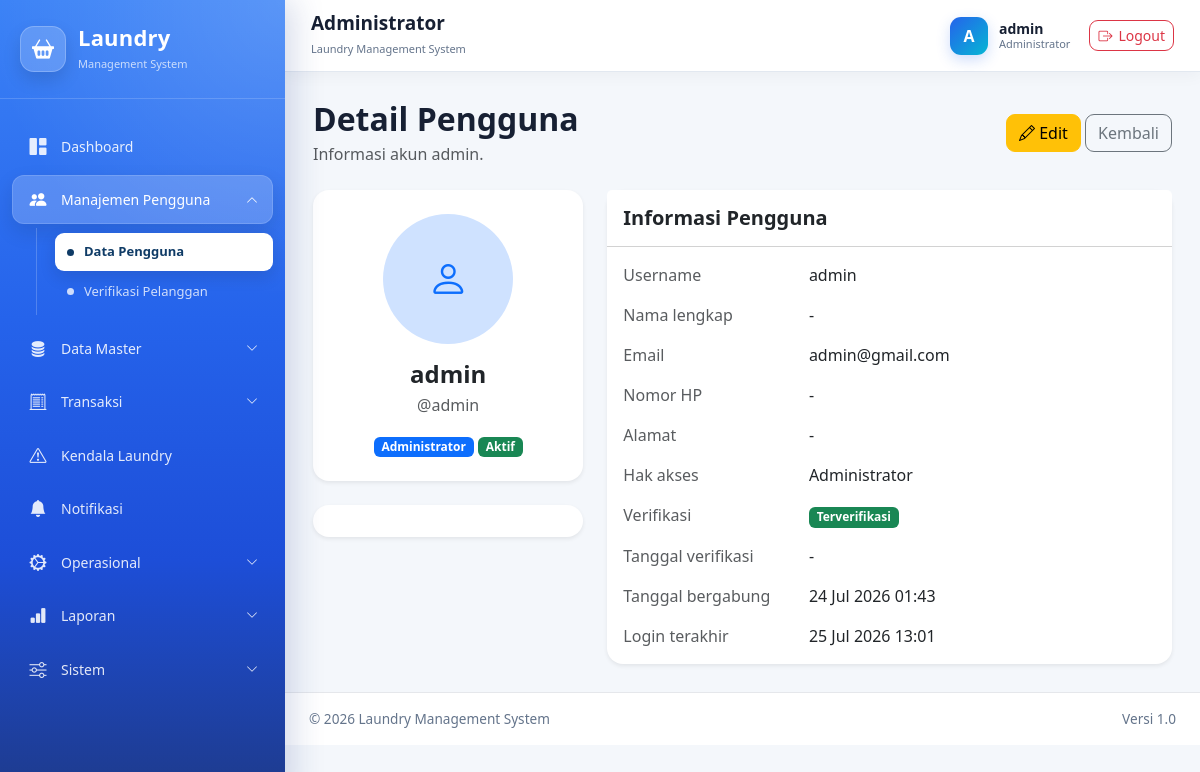
The app's page /administrator/pengguna/1/ (signed in), older data.
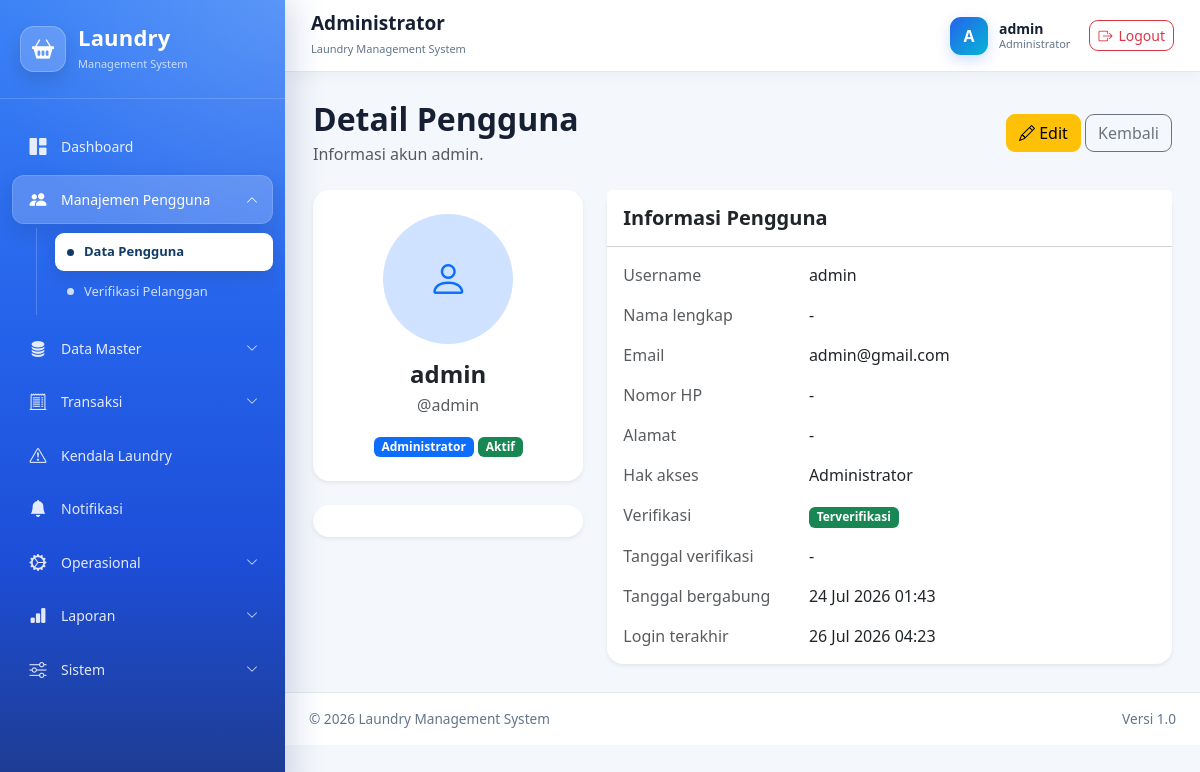
The same page, newer data.
### administrator/models.py (models this page shows, shortened)
class User(AbstractUser):
    class Role(models.TextChoices):
        ADMINISTRATOR = "administrator", "Administrator"
        KASIR = "kasir", "Kasir"
        PETUGAS_LAUNDRY = "petugaslaundry", "Petugas Laundry"
        PELANGGAN = "pelanggan", "Pelanggan"
    role = models.CharField(
        max_length=30,
        choices=Role.choices,
        default=Role.PELANGGAN,
        db_index=True,
        verbose_name="Hak akses",
    )
    nomor_hp = models.CharField(
        max_length=20,
        unique=True,
        verbose_name="Nomor HP",
    )
    alamat = models.TextField(
        blank=True,
        verbose_name="Alamat",
    )
    foto = models.ImageField(
        upload_to="pengguna/foto/",
        blank=True,
        null=True,
        verbose_name="Foto",
    )
    is_verified = models.BooleanField(
        default=False,
        db_index=True,
        verbose_name="Terverifikasi",
        help_text="Pelanggan harus diverifikasi administrator sebelum dapat login.",
    )
    verified_at = models.DateTimeField(
        blank=True,
        null=True,
        verbose_name="Waktu verifikasi",
    )
    verified_by = models.ForeignKey(
        "self",
        on_delete=models.SET_NULL,
        blank=True,
        null=True,
        related_name="pengguna_diverifikasi",
        verbose_name="Diverifikasi oleh",
    )
    email = models.EmailField(
        unique=True,
        verbose_name="Email",
    )
    class Meta:
        verbose_name = "Pengguna"
        verbose_name_plural = "Data Pengguna"
        ordering = ["username"]
    def verifikasi(self, administrator):
        """
        Memverifikasi akun pelanggan.
        """
        self.is_verified = True
        self.is_active = True
        self.verified_at = timezone.now()
        self.verified_by = administrator
        self.save(
            update_fields=[
                "is_verified",
                "is_active",
                "verified_at",
                "verified_by",
            ]
        )

### administrator/views_user.py (the view)
@administrator_required
def user_detail(request, pk):
    user_obj = get_object_or_404(
        User,
        pk=pk,
    )
    context = {
        "user_obj": user_obj,
    }
    return render(
        request,
        "administrator/users/user_detail.html",
        context,
    )

### templates/administrator/users/user_detail.html (shortened to what this page needs)
{% extends "base.html" %}
{% block content %}
<div class="d-flex flex-wrap justify-content-between align-items-center mb-4">
    <div>
        <h2 class="fw-bold mb-1">
            Detail Pengguna
        </h2>
        <p class="text-muted mb-0">
            Informasi akun {{ user_obj.username }}.
        </p>
    </div>
    <div class="mt-3 mt-md-0">
        <a
            href="{% url 'administrator:user_update' user_obj.pk %}"
            class="btn btn-warning"
        >
            <i class="bi bi-pencil"></i>
            Edit
        </a>
        <a
            href="{% url 'administrator:user_list' %}"
            class="btn btn-outline-secondary"
        >
            Kembali
        </a>
    </div>
</div>
<div class="row g-4">
    <div class="col-lg-4">
        <div class="card border-0 shadow-sm text-center">
            <div class="card-body p-4">
                {% if user_obj.foto %}
                    <img
                        src="{{ user_obj.foto.url }}"
                        alt="{{ user_obj.username }}"
                        class="rounded-circle mb-3"
                        width="130"
                        height="130"
                        style="object-fit: cover;"
                    >
                {% else %}
                    <div
                        class="rounded-circle bg-primary-subtle text-primary d-flex align-items-center justify-content-center mx-auto mb-3"
                        style="width: 130px; height: 130px;"
                    >
                        <i class="bi bi-person fs-1"></i>
                    </div>
                {% endif %}
                <h4 class="fw-bold mb-1">
                    {{ user_obj.get_full_name|default:user_obj.username }}
                </h4>
                <p class="text-muted">
                    @{{ user_obj.username }}
                </p>
                <span class="badge bg-primary">
                    {{ user_obj.get_role_display }}
                </span>
                {% if user_obj.is_active %}
                    <span class="badge bg-success">
                        Aktif
                    </span>
                {% else %}
                    <span class="badge bg-secondary">
                        Nonaktif
                    </span>
                {% endif %}
            </div>
        </div>
        <div class="card border-0 shadow-sm mt-4">
            <div class="card-body">
            </div>
        </div>
    </div>
    <div class="col-lg-8">
        <div class="card border-0 shadow-sm">
            <div class="card-header bg-white py-3">
                <h5 class="fw-bold mb-0">
                    Informasi Pengguna
                </h5>
            </div>
            <div class="card-body">
                <div class="row mb-3">
                    <div class="col-sm-4 text-muted">
                        Username
                    </div>
                    <div class="col-sm-8">
                        {{ user_obj.username }}
                    </div>
                </div>
                <div class="row mb-3">
                    <div class="col-sm-4 text-muted">
                        Nama lengkap
                    </div>
                    <div class="col-sm-8">
                        {{ user_obj.get_full_name|default:"-" }}
                    </div>
                </div>
                <div class="row mb-3">
                    <div class="col-sm-4 text-muted">
                        Email
                    </div>
                    <div class="col-sm-8">
                        {{ user_obj.email|default:"-" }}
                    </div>
                </div>
                <div class="row mb-3">
                    <div class="col-sm-4 text-muted">
                        Nomor HP
                    </div>
                    <div class="col-sm-8">
                        {{ user_obj.nomor_hp|default:"-" }}
                    </div>
                </div>
                <div class="row mb-3">
                    <div class="col-sm-4 text-muted">
                        Alamat
                    </div>
                    <div class="col-sm-8">
                        {{ user_obj.alamat|default:"-"|linebreaksbr }}
                    </div>
                </div>
                <div class="row mb-3">
                    <div class="col-sm-4 text-muted">
                        Hak akses
                    </div>
                    <div class="col-sm-8">
                        {{ user_obj.get_role_display }}
                    </div>
                </div>
                <div class="row mb-3">
                    <div class="col-sm-4 text-muted">
                        Verifikasi
                    </div>
                    <div class="col-sm-8">
                        {% if user_obj.is_verified %}
                            <span class="badge bg-success">
                                Terverifikasi
                            </span>
                        {% else %}
                            <span class="badge bg-warning text-dark">
                                Belum diverifikasi
                            </span>
                        {% endif %}
                    </div>
                </div>
                <div class="row mb-3">
                    <div class="col-sm-4 text-muted">
                        Tanggal verifikasi
                    </div>
                    <div class="col-sm-8">
                        {% if user_obj.verified_at %}
                            {{ user_obj.verified_at|date:"d M Y H:i" }}
                        {% else %}
                            -
                        {% endif %}
                    </div>
                </div>
                <div class="row mb-3">
                    <div class="col-sm-4 text-muted">
                        Tanggal bergabung
                    </div>
                    <div class="col-sm-8">
                        {{ user_obj.date_joined|date:"d M Y H:i" }}
                    </div>
                </div>
                <div class="row">
                    <div class="col-sm-4 text-muted">
                        Login terakhir
                    </div>
                    <div class="col-sm-8">
                        {% if user_obj.last_login %}
                            {{ user_obj.last_login|date:"d M Y H:i" }}
                        {% else %}
                            Belum pernah login
                        {% endif %}
                    </div>
                </div>
            </div>
        </div>
    </div>
</div>
{% endblock %}

### templates/includes/navbar.html
<nav class="top-navbar">
    <div>
        <h5 class="navbar-title">
            {% if request.user.role == "administrator" %}
                Administrator
            {% elif request.user.role == "kasir" %}
                Kasir
            {% elif request.user.role == "petugas_laundry" %}
                Petugas Laundry
            {% elif request.user.role == "pelanggan" %}
                Pelanggan
            {% else %}
                Laundry Management System
            {% endif %}
        </h5>
        <small class="navbar-subtitle">
            Laundry Management System
        </small>
    </div>
    <div class="navbar-user">
        <div class="user-avatar">
            {{ request.user.username|first|upper }}
        </div>
        <div class="user-info">
            <span class="user-name">
                {{ request.user.get_full_name|default:request.user.username }}
            </span>
            <small>
                {% if request.user.is_authenticated %}
                    {{ request.user.get_role_display }}
                {% endif %}
            </small>
        </div>
        <a
            href="{% url 'logout' %}"
            class="btn btn-outline-danger btn-sm logout-button"
        >
            <i class="bi bi-box-arrow-right"></i>
            Logout
        </a>
    </div>
</nav>

Row changes from the older to the newer data that the page shows:
changed User "admin": last_login "25 Jul 2026 13:01" → "26 Jul 2026 04:23"
